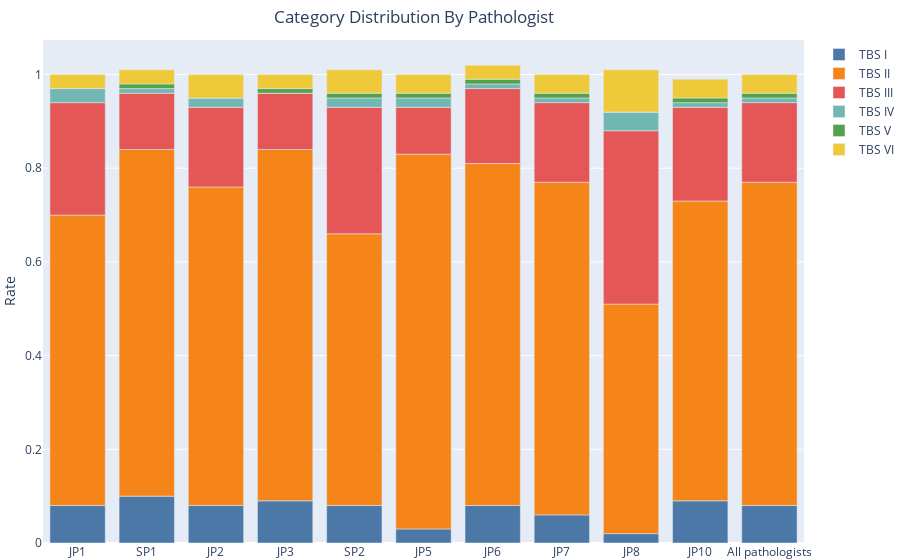

This figure's notebook cell:
### Code cell
compare_ratios(counting_data)

### Figure 1 — Plotly figure (JSON) as saved in the notebook; plotly's stock layout.template omitted (floating-point values rounded to 4 significant figures)
{"data": [{"alignmentgroup": "True", "hovertemplate": "variable=TBS I<br>Pathologists=%{x}<br>value=%{y}<extra></extra>", "legendgroup": "TBS I", "marker": {"color": "#4C78A8", "pattern": {"shape": ""}}, "name": "TBS I", "offsetgroup": "TBS I", "orientation": "v", "showlegend": true, "textposition": "auto", "type": "bar", "x": ["JP1", "SP1", "JP2", "JP3", "SP2", "JP5", "JP6", "JP7", "JP8", "JP10", "All pathologists"], "xaxis": "x", "y": [0.08, 0.1, 0.08, 0.09, 0.08, 0.03, 0.08, 0.06, 0.02, 0.09, 0.08], "yaxis": "y"}, {"alignmentgroup": "True", "hovertemplate": "variable=TBS II<br>Pathologists=%{x}<br>value=%{y}<extra></extra>", "legendgroup": "TBS II", "marker": {"color": "#F58518", "pattern": {"shape": ""}}, "name": "TBS II", "offsetgroup": "TBS II", "orientation": "v", "showlegend": true, "textposition": "auto", "type": "bar", "x": ["JP1", "SP1", "JP2", "JP3", "SP2", "JP5", "JP6", "JP7", "JP8", "JP10", "All pathologists"], "xaxis": "x", "y": [0.62, 0.74, 0.68, 0.75, 0.58, 0.8, 0.73, 0.71, 0.49, 0.64, 0.69], "yaxis": "y"}, {"alignmentgroup": "True", "hovertemplate": "variable=TBS III<br>Pathologists=%{x}<br>value=%{y}<extra></extra>", "legendgroup": "TBS III", "marker": {"color": "#E45756", "pattern": {"shape": ""}}, "name": "TBS III", "offsetgroup": "TBS III", "orientation": "v", "showlegend": true, "textposition": "auto", "type": "bar", "x": ["JP1", "SP1", "JP2", "JP3", "SP2", "JP5", "JP6", "JP7", "JP8", "JP10", "All pathologists"], "xaxis": "x", "y": [0.24, 0.12, 0.17, 0.12, 0.27, 0.1, 0.16, 0.17, 0.37, 0.2, 0.17], "yaxis": "y"}, {"alignmentgroup": "True", "hovertemplate": "variable=TBS IV<br>Pathologists=%{x}<br>value=%{y}<extra></extra>", "legendgroup": "TBS IV", "marker": {"color": "#72B7B2", "pattern": {"shape": ""}}, "name": "TBS IV", "offsetgroup": "TBS IV", "orientation": "v", "showlegend": true, "textposition": "auto", "type": "bar", "x": ["JP1", "SP1", "JP2", "JP3", "SP2", "JP5", "JP6", "JP7", "JP8", "JP10", "All pathologists"], "xaxis": "x", "y": [0.03, 0.01, 0.02, 0, 0.02, 0.02, 0.01, 0.01, 0.04, 0.01, 0.01], "yaxis": "y"}, {"alignmentgroup": "True", "hovertemplate": "variable=TBS V<br>Pathologists=%{x}<br>value=%{y}<extra></extra>", "legendgroup": "TBS V", "marker": {"color": "#54A24B", "pattern": {"shape": ""}}, "name": "TBS V", "offsetgroup": "TBS V", "orientation": "v", "showlegend": true, "textposition": "auto", "type": "bar", "x": ["JP1", "SP1", "JP2", "JP3", "SP2", "JP5", "JP6", "JP7", "JP8", "JP10", "All pathologists"], "xaxis": "x", "y": [0, 0.01, 0, 0.01, 0.01, 0.01, 0.01, 0.01, 0, 0.01, 0.01], "yaxis": "y"}, {"alignmentgroup": "True", "hovertemplate": "variable=TBS VI<br>Pathologists=%{x}<br>value=%{y}<extra></extra>", "legendgroup": "TBS VI", "marker": {"color": "#EECA3B", "pattern": {"shape": ""}}, "name": "TBS VI", "offsetgroup": "TBS VI", "orientation": "v", "showlegend": true, "textposition": "auto", "type": "bar", "x": ["JP1", "SP1", "JP2", "JP3", "SP2", "JP5", "JP6", "JP7", "JP8", "JP10", "All pathologists"], "xaxis": "x", "y": [0.03, 0.03, 0.05, 0.03, 0.05, 0.04, 0.03, 0.04, 0.09, 0.04, 0.04], "yaxis": "y"}], "layout": {"autosize": true, "barmode": "relative", "legend": {"title": {"text": ""}, "tracegroupgap": 0}, "margin": {"b": 0, "l": 0, "pad": 0, "r": 0, "t": 40}, "title": {"text": "Category Distribution By Pathologist", "x": 0.46, "xanchor": "center", "y": 0.98, "yanchor": "top"}, "xaxis": {"anchor": "y", "domain": [0, 1], "title": {}}, "yaxis": {"anchor": "x", "domain": [0, 1], "title": {"text": "Rate"}}}}
